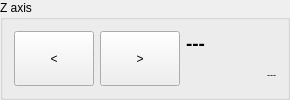
           <widget class="QGroupBox" name="group_z_axis">
            <property name="enabled">
             <bool>true</bool>
            </property>
            <property name="title">
             <string>Z axis</string>
            </property>
            <layout class="QGridLayout" name="gridLayout_17">
             <item row="0" column="0">
              <widget class="QPushButton" name="btn_z_left">
               <property name="sizePolicy">
                <sizepolicy hsizetype="Minimum" vsizetype="Expanding">
                 <horstretch>0</horstretch>
                 <verstretch>0</verstretch>
                </sizepolicy>
               </property>
               <property name="text">
                <string>&lt;</string>
               </property>
               <property name="autoRepeat">
                <bool>true</bool>
               </property>
               <property name="autoRepeatInterval">
                <number>50</number>
               </property>
              </widget>
             </item>
             <item row="0" column="1">
              <widget class="QPushButton" name="btn_z_right">
               <property name="sizePolicy">
                <sizepolicy hsizetype="Minimum" vsizetype="Expanding">
                 <horstretch>0</horstretch>
                 <verstretch>0</verstretch>
                </sizepolicy>
               </property>
               <property name="text">
                <string>&gt;</string>
               </property>
               <property name="autoRepeat">
                <bool>true</bool>
               </property>
               <property name="autoRepeatInterval">
                <number>50</number>
               </property>
              </widget>
             </item>
             <item row="0" column="3">
              <layout class="QHBoxLayout" name="horizontalLayout_14">
               <item>
                <layout class="QVBoxLayout" name="verticalLayout_16">
                 <item>
                  <widget class="QLabel" name="label_z_pos">
                   <property name="minimumSize">
                    <size>
                     <width>90</width>
                     <height>0</height>
                    </size>
                   </property>
                   <property name="font">
                    <font>
                     <pointsize>14</pointsize>
                     <weight>75</weight>
                     <bold>true</bold>
                    </font>
                   </property>
                   <property name="text">
                    <string>---</string>
                   </property>
                  </widget>
                 </item>
                 <item>
                  <widget class="QLabel" name="label_z_pi">
                   <property name="font">
                    <font>
                     <pointsize>7</pointsize>
                    </font>
                   </property>
                   <property name="text">
                    <string>---</string>
                   </property>
                   <property name="alignment">
                    <set>Qt::AlignRight|Qt::AlignTrailing|Qt::AlignVCenter</set>
                   </property>
                  </widget>
                 </item>
                </layout>
               </item>
              </layout>
             </item>
            </layout>
           </widget>
